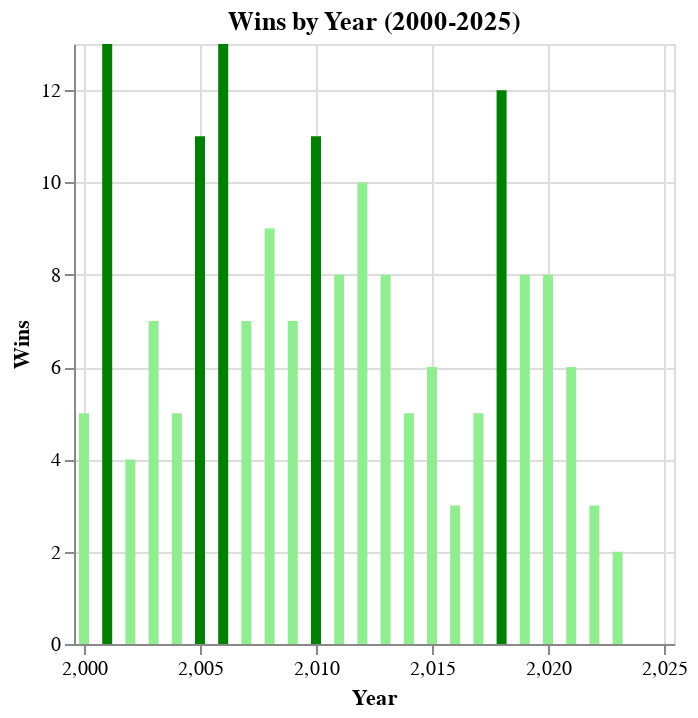

The notebook cell saved with this chart:
### Code cell
# Assuming `data` is your DataFrame
filtered_data = data[(data['Year'] >= 2000) & (data['Year'] <= 2025)]

# Define the years in which the division was won
division_won_years = [2001, 2005, 2006, 2010, 2018]

# Add a new column for color encoding and a custom message for division-winning years
filtered_data['DivisionWon'] = filtered_data['Year'].isin(division_won_years)
filtered_data['DivisionWonText'] = filtered_data['DivisionWon'].apply(lambda x: 'Division Won' if x else '')

# Create the chart with conditional coloring
chart = alt.Chart(filtered_data).mark_bar().encode(
    x=alt.X('Year:Q', scale=alt.Scale(domain=[2000, 2025]), title="Year"),
    y=alt.Y('W:Q', title="Wins"),
    color=alt.condition(
        alt.datum.DivisionWon,  # Condition based on the new column
        alt.value('green'),  # Color for bars that meet the condition
        alt.value('lightgreen') # Color for other bars
    ),
    tooltip=["Year", "W", "L", alt.Tooltip('DivisionWonText:N', title="Status")]
).properties(
    title="Wins by Year (2000-2025)"
)

chart

### Figure 1 — Vega-Lite specification as saved in the notebook (floating-point values rounded to 4 significant figures)
{"config": {"view": {"continuousWidth": 300, "continuousHeight": 300}}, "data": {"name": "data-7252d6240c0c361d332c63bbf49e0c1a"}, "mark": {"type": "bar"}, "encoding": {"color": {"condition": {"test": "datum.DivisionWon", "value": "green"}, "value": "lightgreen"}, "tooltip": [{"field": "Year", "type": "quantitative"}, {"field": "W", "type": "quantitative"}, {"field": "L", "type": "quantitative"}, {"field": "DivisionWonText", "title": "Status", "type": "nominal"}], "x": {"field": "Year", "scale": {"domain": [2000, 2025]}, "title": "Year", "type": "quantitative"}, "y": {"field": "W", "title": "Wins", "type": "quantitative"}}, "title": "Wins by Year (2000-2025)", "$schema": "https://vega.github.io/schema/vega-lite/v5.15.1.json", "datasets": {"data-7252d6240c0c361d332c63bbf49e0c1a": [{"Year": 2023, "Lg": "NFL", "Tm": "Chicago Bears", "W": 2, "L": 6, "T": 0, "Div. Finish": "4th of 4", "Playoffs": null, "PF": 171, "PA": 218, "PD": -47, "Coaches": "Eberflus", "AV": null, "Passer": "Fields", "Rusher": "Herbert", "Receiver": "Moore", "Pts_Off": 17, "Yds_Off": 19, "Pts_Def": 28, "Yds_Def": 23, "T/G": 25, "Pts±": 25, "Yds±": 18, "out of": 32, "MoV": -5.9, "SoS": -3.9, "SRS": -9.8, "OSRS": -1.6, "DSRS": -8.2, "DivisionWon": false, "DivisionWonText": ""}, {"Year": 2022, "Lg": "NFL", "Tm": "Chicago Bears", "W": 3, "L": 14, "T": 0, "Div. Finish": "4th of 4", "Playoffs": null, "PF": 326, "PA": 463, "PD": -137, "Coaches": "Eberflus", "AV": "Fields", "Passer": "Fields", "Rusher": "Fields", "Receiver": "Kmet", "Pts_Off": 23, "Yds_Off": 28, "Pts_Def": 32, "Yds_Def": 29, "T/G": 20, "Pts±": 31, "Yds±": 31, "out of": 32, "MoV": -8.1, "SoS": 1.6, "SRS": -6.4, "OSRS": -2.5, "DSRS": -4.0, "DivisionWon": false, "DivisionWonText": ""}, {"Year": 2021, "Lg": "NFL", "Tm": "Chicago Bears", "W": 6, "L": 11, "T": 0, "Div. Finish": "3rd of 4", "Playoffs": null, "PF": 311, "PA": 407, "PD": -96, "Coaches": "Nagy", "AV": "Smith", "Passer": "Fields", "Rusher": "Montgomery", "Receiver": "Mooney", "Pts_Off": 27, "Yds_Off": 24, "Pts_Def": 22, "Yds_Def": 6, "T/G": 29, "Pts±": 24, "Yds±": 20, "out of": 32, "MoV": -5.6, "SoS": 0.5, "SRS": -5.2, "OSRS": -4.9, "DSRS": -0.3, "DivisionWon": false, "DivisionWonText": ""}, {"Year": 2020, "Lg": "NFL", "Tm": "Chicago Bears*", "W": 8, "L": 8, "T": 0, "Div. Finish": "2nd of 4", "Playoffs": "Lost WC", "PF": 372, "PA": 370, "PD": 2, "Coaches": "Nagy", "AV": "Smith", "Passer": "Trubisky", "Rusher": "Montgomery", "Receiver": "Robinson", "Pts_Off": 22, "Yds_Off": 26, "Pts_Def": 14, "Yds_Def": 11, "T/G": 23, "Pts±": 15, "Yds±": 20, "out of": 32, "MoV": 0.1, "SoS": 0.1, "SRS": 0.2, "OSRS": -2.2, "DSRS": 2.4, "DivisionWon": false, "DivisionWonText": ""}, {"Year": 2019, "Lg": "NFL", "Tm": "Chicago Bears", "W": 8, "L": 8, "T": 0, "Div. Finish": "3rd of 4", "Playoffs": null, "PF": 280, "PA": 298, "PD": -18, "Coaches": "Nagy", "AV": "Mack", "Passer": "Trubisky", "Rusher": "Montgomery", "Receiver": "Robinson", "Pts_Off": 29, "Yds_Off": 29, "Pts_Def": 4, "Yds_Def": 8, "T/G": 15, "Pts±": 19, "Yds±": 21, "out of": 32, "MoV": -1.1, "SoS": 0.2, "SRS": -0.9, "OSRS": -5.4, "DSRS": 4.5, "DivisionWon": false, "DivisionWonText": ""}, {"Year": 2018, "Lg": "NFL", "Tm": "Chicago Bears*", "W": 12, "L": 4, "T": 0, "Div. Finish": "1st of 4", "Playoffs": "Lost WC", "PF": 421, "PA": 283, "PD": 138, "Coaches": "Nagy", "AV": "Mack", "Passer": "Trubisky", "Rusher": "Howard", "Receiver": "Robinson", "Pts_Off": 9, "Yds_Off": 21, "Pts_Def": 1, "Yds_Def": 3, "T/G": 3, "Pts±": 4, "Yds±": 5, "out of": 32, "MoV": 8.6, "SoS": -2.3, "SRS": 6.3, "OSRS": 1.5, "DSRS": 4.8, "DivisionWon": true, "DivisionWonText": "Division Won"}, {"Year": 2017, "Lg": "NFL", "Tm": "Chicago Bears", "W": 5, "L": 11, "T": 0, "Div. Finish": "4th of 4", "Playoffs": null, "PF": 264, "PA": 320, "PD": -56, "Coaches": "Fox", "AV": "Hicks", "Passer": "Trubisky", "Rusher": "Howard", "Receiver": "Wright", "Pts_Off": 29, "Yds_Off": 30, "Pts_Def": 9, "Yds_Def": 10, "T/G": 15, "Pts±": 20, "Yds±": 26, "out of": 32, "MoV": -3.5, "SoS": 2.2, "SRS": -1.3, "OSRS": -4.6, "DSRS": 3.3, "DivisionWon": false, "DivisionWonText": ""}, {"Year": 2016, "Lg": "NFL", "Tm": "Chicago Bears", "W": 3, "L": 13, "T": 0, "Div. Finish": "4th of 4", "Playoffs": null, "PF": 279, "PA": 399, "PD": -120, "Coaches": "Fox", "AV": "Howard", "Passer": "Barkley", "Rusher": "Howard", "Receiver": "Meredith", "Pts_Off": 28, "Yds_Off": 15, "Pts_Def": 24, "Yds_Def": 15, "T/G": 31, "Pts±": 28, "Yds±": 12, "out of": 32, "MoV": -7.5, "SoS": 0.0, "SRS": -7.5, "OSRS": -5.2, "DSRS": -2.3, "DivisionWon": false, "DivisionWonText": ""}, {"Year": 2015, "Lg": "NFL", "Tm": "Chicago Bears", "W": 6, "L": 10, "T": 0, "Div. Finish": "4th of 4", "Playoffs": null, "PF": 335, "PA": 397, "PD": -62, "Coaches": "Fox", "AV": "Cutler", "Passer": "Cutler", "Rusher": "Forte", "Receiver": "Jeffery", "Pts_Off": 23, "Yds_Off": 21, "Pts_Def": 20, "Yds_Def": 14, "T/G": 19, "Pts±": 21, "Yds±": 16, "out of": 32, "MoV": -3.9, "SoS": 2.6, "SRS": -1.3, "OSRS": -0.1, "DSRS": -1.2, "DivisionWon": false, "DivisionWonText": ""}, {"Year": 2014, "Lg": "NFL", "Tm": "Chicago Bears", "W": 5, "L": 11, "T": 0, "Div. Finish": "4th of 4", "Playoffs": null, "PF": 319, "PA": 442, "PD": -123, "Coaches": "Trestman", "AV": "Forte", "Passer": "Cutler", "Rusher": "Forte", "Receiver": "Jeffery", "Pts_Off": 23, "Yds_Off": 21, "Pts_Def": 31, "Yds_Def": 30, "T/G": 22, "Pts±": 27, "Yds±": 28, "out of": 32, "MoV": -7.7, "SoS": 1.0, "SRS": -6.7, "OSRS": -2.0, "DSRS": -4.7, "DivisionWon": false, "DivisionWonText": ""}, {"Year": 2013, "Lg": "NFL", "Tm": "Chicago Bears", "W": 8, "L": 8, "T": 0, "Div. Finish": "2nd of 4", "Playoffs": null, "PF": 445, "PA": 478, "PD": -33, "Coaches": "Trestman", "AV": "Forte", "Passer": "Cutler", "Rusher": "Forte", "Receiver": "Jeffery", "Pts_Off": 2, "Yds_Off": 8, "Pts_Def": 30, "Yds_Def": 30, "T/G": 11, "Pts±": 21, "Yds±": 19, "out of": 32, "MoV": -2.1, "SoS": -2.1, "SRS": -4.1, "OSRS": 3.0, "DSRS": -7.1, "DivisionWon": false, "DivisionWonText": ""}, {"Year": 2012, "Lg": "NFL", "Tm": "Chicago Bears", "W": 10, "L": 6, "T": 0, "Div. Finish": "3rd of 4", "Playoffs": null, "PF": 375, "PA": 277, "PD": 98, "Coaches": "Smith", "AV": "Tillman", "Passer": "Cutler", "Rusher": "Forte", "Receiver": "Marshall", "Pts_Off": 16, "Yds_Off": 28, "Pts_Def": 3, "Yds_Def": 5, "T/G": 2, "Pts±": 6, "Yds±": 16, "out of": 32, "MoV": 6.1, "SoS": 0.8, "SRS": 6.9, "OSRS": 1.0, "DSRS": 6.0, "DivisionWon": false, "DivisionWonText": ""}, {"Year": 2011, "Lg": "NFL", "Tm": "Chicago Bears", "W": 8, "L": 8, "T": 0, "Div. Finish": "3rd of 4", "Playoffs": null, "PF": 353, "PA": 341, "PD": 12, "Coaches": "Smith", "AV": "Peppers", "Passer": "Cutler", "Rusher": "Forte", "Receiver": "Knox", "Pts_Off": 17, "Yds_Off": 24, "Pts_Def": 14, "Yds_Def": 17, "T/G": 11, "Pts±": 16, "Yds±": 26, "out of": 32, "MoV": 0.8, "SoS": 0.9, "SRS": 1.7, "OSRS": -1.5, "DSRS": 3.1, "DivisionWon": false, "DivisionWonText": ""}, {"Year": 2010, "Lg": "NFL", "Tm": "Chicago Bears*", "W": 11, "L": 5, "T": 0, "Div. Finish": "1st of 4", "Playoffs": "Lost Conf", "PF": 334, "PA": 286, "PD": 48, "Coaches": "Smith", "AV": "Peppers", "Passer": "Cutler", "Rusher": "Forte", "Receiver": "Knox", "Pts_Off": 21, "Yds_Off": 30, "Pts_Def": 4, "Yds_Def": 9, "T/G": 11, "Pts±": 10, "Yds±": 22, "out of": 32, "MoV": 3.0, "SoS": 1.1, "SRS": 4.1, "OSRS": -0.6, "DSRS": 4.7, "DivisionWon": true, "DivisionWonText": "Division Won"}, {"Year": 2009, "Lg": "NFL", "Tm": "Chicago Bears", "W": 7, "L": 9, "T": 0, "Div. Finish": "3rd of 4", "Playoffs": null, "PF": 327, "PA": 375, "PD": -48, "Coaches": "Smith", "AV": "Cutler", "Passer": "Cutler", "Rusher": "Forte", "Receiver": "Hester", "Pts_Off": 19, "Yds_Off": 23, "Pts_Def": 21, "Yds_Def": 17, "T/G": 23, "Pts±": 21, "Yds±": 23, "out of": 32, "MoV": -3.0, "SoS": -0.9, "SRS": -3.9, "OSRS": -1.9, "DSRS": -2.0, "DivisionWon": false, "DivisionWonText": ""}, {"Year": 2008, "Lg": "NFL", "Tm": "Chicago Bears", "W": 9, "L": 7, "T": 0, "Div. Finish": "2nd of 4", "Playoffs": null, "PF": 375, "PA": 350, "PD": 25, "Coaches": "Smith", "AV": "Briggs", "Passer": "Orton", "Rusher": "Forte", "Receiver": "Hester", "Pts_Off": 14, "Yds_Off": 26, "Pts_Def": 16, "Yds_Def": 21, "T/G": 8, "Pts±": 17, "Yds±": 25, "out of": 32, "MoV": 1.6, "SoS": 0.5, "SRS": 2.1, "OSRS": 1.1, "DSRS": 1.0, "DivisionWon": false, "DivisionWonText": ""}, {"Year": 2007, "Lg": "NFL", "Tm": "Chicago Bears", "W": 7, "L": 9, "T": 0, "Div. Finish": "4th of 4", "Playoffs": null, "PF": 334, "PA": 348, "PD": -14, "Coaches": "Smith", "AV": "Urlacher", "Passer": "Griese", "Rusher": "Benson", "Receiver": "Berrian", "Pts_Off": 18, "Yds_Off": 27, "Pts_Def": 16, "Yds_Def": 28, "T/G": 17, "Pts±": 20, "Yds±": 30, "out of": 32, "MoV": -0.9, "SoS": 2.1, "SRS": 1.2, "OSRS": -0.2, "DSRS": 1.4, "DivisionWon": false, "DivisionWonText": ""}, {"Year": 2006, "Lg": "NFL", "Tm": "Chicago Bears*", "W": 13, "L": 3, "T": 0, "Div. Finish": "1st of 4", "Playoffs": "Lost SB", "PF": 427, "PA": 255, "PD": 172, "Coaches": "Smith", "AV": "Urlacher", "Passer": "Grossman", "Rusher": "Jones", "Receiver": "Muhammad", "Pts_Off": 2, "Yds_Off": 15, "Pts_Def": 3, "Yds_Def": 5, "T/G": 4, "Pts±": 2, "Yds±": 10, "out of": 32, "MoV": 10.8, "SoS": -2.9, "SRS": 7.9, "OSRS": 4.9, "DSRS": 3.0, "DivisionWon": true, "DivisionWonText": "Division Won"}, {"Year": 2005, "Lg": "NFL", "Tm": "Chicago Bears*", "W": 11, "L": 5, "T": 0, "Div. Finish": "1st of 4", "Playoffs": "Lost Div", "PF": 260, "PA": 202, "PD": 58, "Coaches": "Smith", "AV": "Briggs", "Passer": "Orton", "Rusher": "Jones", "Receiver": "Muhammad", "Pts_Off": 26, "Yds_Off": 29, "Pts_Def": 1, "Yds_Def": 2, "T/G": 11, "Pts±": 12, "Yds±": 25, "out of": 32, "MoV": 3.6, "SoS": -2.2, "SRS": 1.4, "OSRS": -5.2, "DSRS": 6.6, "DivisionWon": true, "DivisionWonText": "Division Won"}, {"Year": 2004, "Lg": "NFL", "Tm": "Chicago Bears", "W": 5, "L": 11, "T": 0, "Div. Finish": "4th of 4", "Playoffs": null, "PF": 231, "PA": 331, "PD": -100, "Coaches": "Smith", "AV": "Briggs", "Passer": "Hutchinson", "Rusher": "Jones", "Receiver": "Terrell", "Pts_Off": 32, "Yds_Off": 32, "Pts_Def": 13, "Yds_Def": 21, "T/G": 23, "Pts±": 28, "Yds±": 32, "out of": 32, "MoV": -6.3, "SoS": -2.0, "SRS": -8.2, "OSRS": -8.5, "DSRS": 0.3, "DivisionWon": false, "DivisionWonText": ""}, {"Year": 2003, "Lg": "NFL", "Tm": "Chicago Bears", "W": 7, "L": 9, "T": 0, "Div. Finish": "3rd of 4", "Playoffs": null, "PF": 283, "PA": 346, "PD": -63, "Coaches": "Jauron", "AV": "Azumah", "Passer": "Stewart", "Rusher": "Thomas", "Receiver": "Booker", "Pts_Off": 23, "Yds_Off": 28, "Pts_Def": 22, "Yds_Def": 14, "T/G": 27, "Pts±": 23, "Yds±": 26, "out of": 32, "MoV": -3.9, "SoS": 0.4, "SRS": -3.5, "OSRS": -4.2, "DSRS": 0.7, "DivisionWon": false, "DivisionWonText": ""}, {"Year": 2002, "Lg": "NFL", "Tm": "Chicago Bears", "W": 4, "L": 12, "T": 0, "Div. Finish": "3rd of 4", "Playoffs": null, "PF": 281, "PA": 379, "PD": -98, "Coaches": "Jauron", "AV": "Urlacher", "Passer": "Miller", "Rusher": "Thomas", "Receiver": "Booker", "Pts_Off": 27, "Yds_Off": 29, "Pts_Def": 25, "Yds_Def": 25, "T/G": 23, "Pts±": 27, "Yds±": 29, "out of": 32, "MoV": -6.1, "SoS": 0.9, "SRS": -5.3, "OSRS": -4.4, "DSRS": -0.9, "DivisionWon": false, "DivisionWonText": ""}, {"Year": 2001, "Lg": "NFL", "Tm": "Chicago Bears*", "W": 13, "L": 3, "T": 0, "Div. Finish": "1st of 5", "Playoffs": "Lost Div", "PF": 338, "PA": 203, "PD": 135, "Coaches": "Jauron", "AV": "Urlacher", "Passer": "Miller", "Rusher": "Thomas", "Receiver": "Booker", "Pts_Off": 11, "Yds_Off": 26, "Pts_Def": 1, "Yds_Def": 15, "T/G": 4, "Pts±": 3, "Yds±": 21, "out of": 31, "MoV": 8.4, "SoS": -0.5, "SRS": 7.9, "OSRS": 0.9, "DSRS": 7.1, "DivisionWon": true, "DivisionWonText": "Division Won"}, {"Year": 2000, "Lg": "NFL", "Tm": "Chicago Bears", "W": 5, "L": 11, "T": 0, "Div. Finish": "5th of 5", "Playoffs": null, "PF": 216, "PA": 355, "PD": -139, "Coaches": "Jauron", "AV": "Urlacher", "Passer": "McNown", "Rusher": "Allen", "Receiver": "Robinson", "Pts_Off": 28, "Yds_Off": 23, "Pts_Def": 20, "Yds_Def": 16, "T/G": 23, "Pts±": 26, "Yds±": 23, "out of": 31, "MoV": -8.7, "SoS": 2.4, "SRS": -6.3, "OSRS": -6.4, "DSRS": 0.1, "DivisionWon": false, "DivisionWonText": ""}]}}
